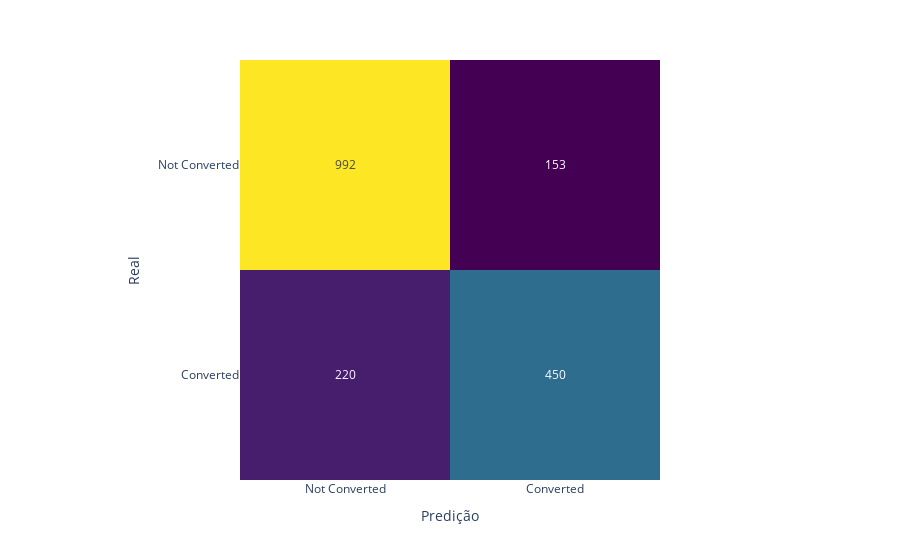

The code cell stored with this chart in its notebook:
### Code cell
# Mostrar a matriz de confusao
conf_matrix = confusion_matrix(y_test, y_pred)

fig = px.imshow(conf_matrix,
                labels=dict(x='Predição', y='Real', color='Contagem'),
                x=['Not Converted', 'Converted'],
                y=['Not Converted', 'Converted'],
                color_continuous_scale='Viridis')

fig.update_traces(text=conf_matrix, texttemplate="%{z}")
fig.update_layout(coloraxis_showscale=False)

fig.show()

### Figure 1 — Plotly figure (JSON) as saved in the notebook; plotly's stock layout.template omitted (floating-point values rounded to 4 significant figures)
{"data": [{"coloraxis": "coloraxis", "hovertemplate": "Predição: %{x}<br>Real: %{y}<br>Contagem: %{z}<extra></extra>", "name": "0", "text": [[992, 153], [220, 450]], "texttemplate": "%{z}", "type": "heatmap", "x": ["Not Converted", "Converted"], "xaxis": "x", "y": ["Not Converted", "Converted"], "yaxis": "y", "z": [[992, 153], [220, 450]]}], "layout": {"coloraxis": {"colorbar": {"title": {"text": "Contagem"}}, "colorscale": [[0, "#440154"], [0.1111, "#482878"], [0.2222, "#3e4989"], [0.3333, "#31688e"], [0.4444, "#26828e"], [0.5556, "#1f9e89"], [0.6667, "#35b779"], [0.7778, "#6ece58"], [0.8889, "#b5de2b"], [1, "#fde725"]], "showscale": false}, "margin": {"t": 60}, "xaxis": {"anchor": "y", "constrain": "domain", "domain": [0, 1], "scaleanchor": "y", "title": {"text": "Predição"}}, "yaxis": {"anchor": "x", "autorange": "reversed", "constrain": "domain", "domain": [0, 1], "title": {"text": "Real"}}}}
